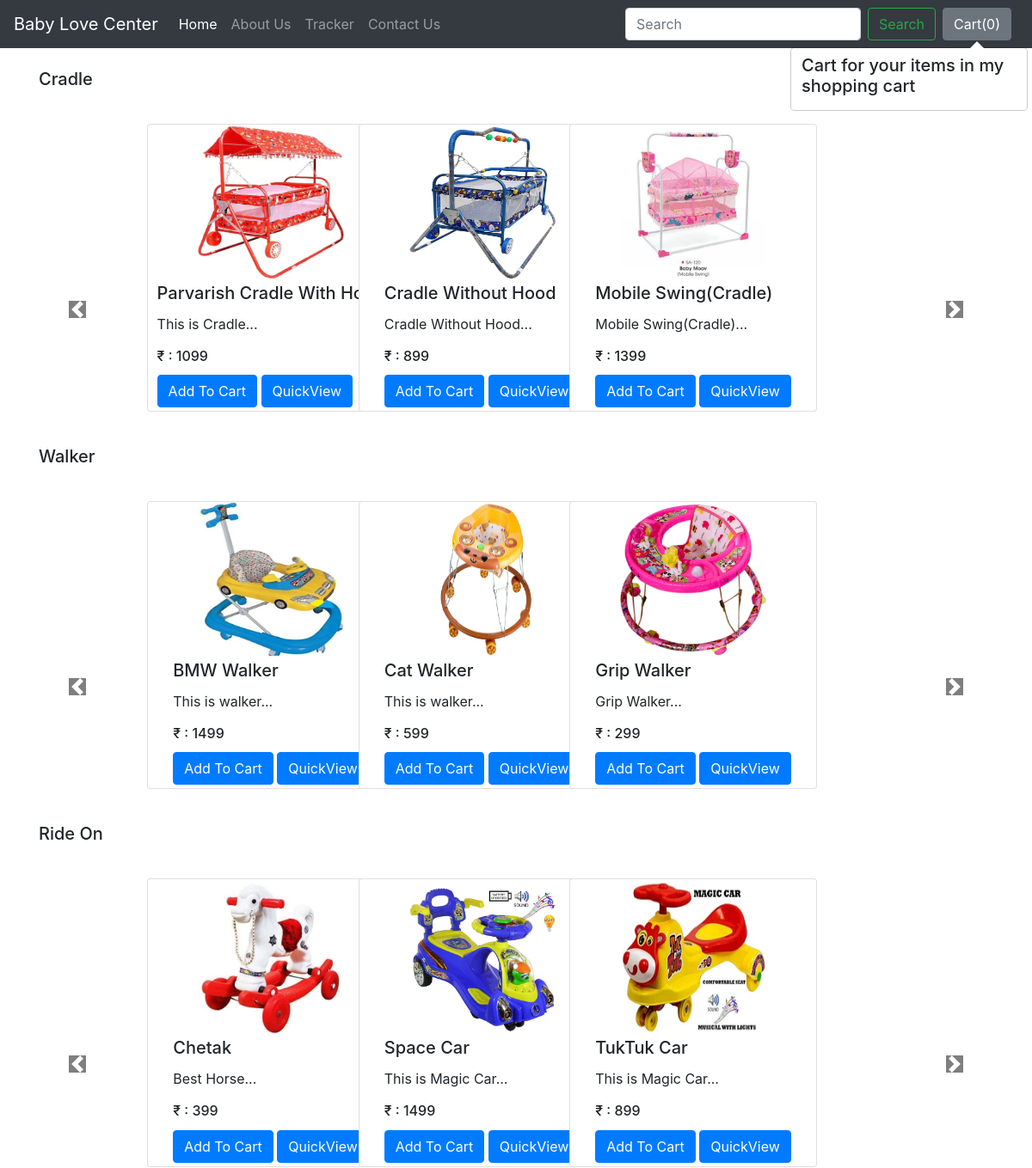
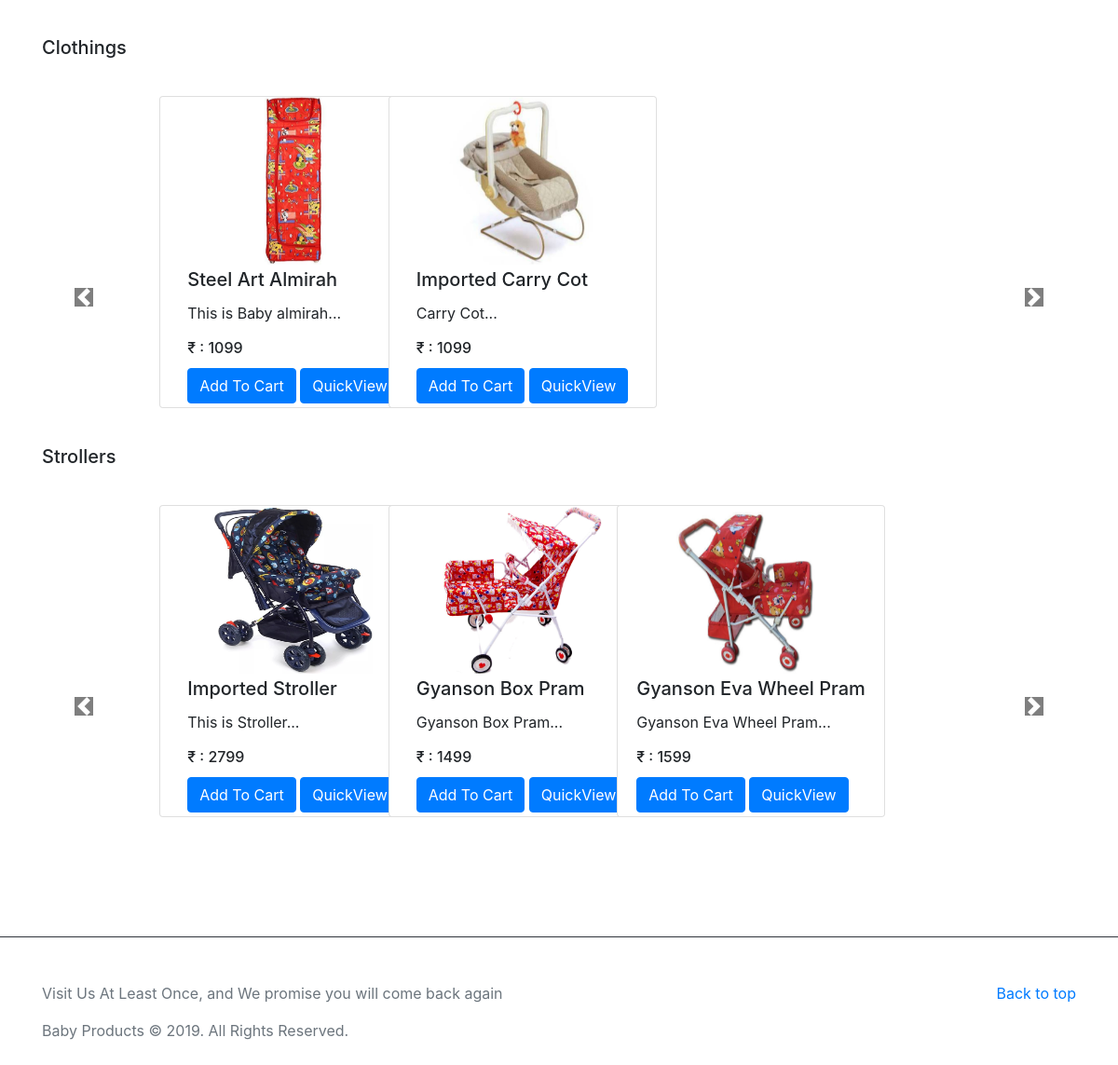
The page / on the database its author committed (2 pictures, top to bottom).
### BLC/models.py (models this page shows, shortened)
class Product(models.Model):
    product_id = models.AutoField
    product_name = models.CharField(max_length=50)
    category = models.CharField(max_length=50, default="")
    subcategory = models.CharField(max_length=50, default="")
    price = models.IntegerField(default=0)
    desc = models.CharField(max_length=300)
    pub_date = models.DateField()
    image = models.ImageField(upload_to='images', default="")

### BLC/views.py (the view)
# urls.py: path('', views.index, name= 'home'),
def index(request):
    allProds = []
    catprods = Product.objects.values('category', 'id')
    cats = {item['category'] for item in catprods}
    for cat in cats:
        prod = Product.objects.filter(category=cat)
        n = len(prod)
        nSlides = n // 4 + ceil((n / 4) - (n // 4))
        allProds.append([prod, range(1, nSlides), nSlides])
    params = {'allProds':allProds}
    return render(request, 'index.html', params)

### templates/index.html (shortened to what this page needs)
{% extends 'basic.html' %}
{% block body %}
{% load static %}
<div class="container">
    {% for product, range, nSlides in allProds %}
    <h5 class="my-4"> {{product.0.category}}</h5>
    <div class="row">
        <div id="demo{{forloop.counter}}" class="col carousel slide my-3" data-ride="carousel">
            <ul class="carousel-indicators">
                <li data-target="#demo{{forloop.counter}}" data-slide-to="0" class="active"></li>
                {% for i in range %}
                <li data-target="#demo{{forloop.parentloop.counter}}" data-slide-to="{{i}}"></li>
                {% endfor %}
            </ul>
            <div class="container carousel-inner no-padding">
                <div class="carousel-item active">
                    {% for i in product %}
                    <div class="col-xs-3 col-sm-3 col-md-3 style="width: 110%;">
                        <div class="card align-items-center" style="width: 288px;">
                            <img src='/media/{{i.image}}' class="card-img-top" alt="...">
                            <div class="card-body">
                                <h5 class="card-title" id="namepr{{i.id}}">{{i.product_name}}</h5>
                                <p class="card-text">{{i.desc|slice:"0:53"}}...</p>
                                 <h6 class="card-title" >₹ : <span id= "pricepr{{i.id}}">{{i.price}}</span></h6>
                                <span id="divpr{{i.id}}" class="divpr">
                                    <button id="pr{{i.id}}" class="btn btn-primary cart">Add To Cart</button>
                                </span>
                                <a href="/products/{{i.id}}"><button id="qv{{i.id}}" class="btn btn-primary cart">QuickView</button></a>
                            </div>
                        </div>
                    </div>
                    {% if forloop.counter|divisibleby:3 and forloop.counter > 0 and not forloop.last %}
                </div>
                <div class="carousel-item">
                    {% endif %}
                    {% endfor %}
                </div>
            </div>
        </div>
        <a class="carousel-control-prev" href="#demo{{forloop.counter}}" data-slide="prev">
            <span class="carousel-control-prev-icon"></span>
        </a>
        <a class="carousel-control-next" href="#demo{{forloop.counter}}" data-slide="next">
            <span class="carousel-control-next-icon"></span>
        </a>
    </div>
    {% endfor %}
</div>
{% endblock %}

### templates/basic.html (shortened to what this page needs)
<!doctype html>
<html lang="en">
  <head>
    <link rel="stylesheet" href="https://stackpath.bootstrapcdn.com/bootstrap/4.2.1/css/bootstrap.min.css">
  </head>
  <body>
    <nav class="navbar navbar-expand-lg navbar-dark bg-dark">
  <a class="navbar-brand" href="/">Baby Love Center</a>
  <div class="collapse navbar-collapse" id="navbarSupportedContent">
    <ul class="navbar-nav mr-auto">
      <li class="nav-item active">
        <a class="nav-link" href="/">Home <span class="sr-only">(current)</span></a>
      </li>
      <li class="nav-item">
        <a class="nav-link" href="/about">About Us</a>
      </li>
      <li class="nav-item">
        <a class="nav-link" href="/tracker">Tracker</a>
      </li>
      <li class="nav-item">
        <a class="nav-link" href="/contact">Contact Us</a>
      </li>
    </ul>
    <form method= 'get' action='/search/' class="form-inline my-2 my-lg-0">
      <input class="form-control mr-sm-2" type="search" placeholder="Search" aria-label="Search" name='search' id='search'>
      <button class="btn btn-outline-success my-2 my-sm-0" type="submit">Search</button>
    </form>
    <button type="button" class="btn btn-secondary mx-2" id="popcart" data-container="body" data-toggle="popover" data-placement="bottom" data-html="true" data-content="Vivamus
sagittis lacus vel augue laoreet rutrum faucibus.">
  Cart(<span id="cart">0</span>)
</button>
  </div>
</nav>
  {% block body %} {% endblock %}
    <br>
  <br>
  <br>
  <br>
  <b>
    <hr class="bg-dark"></b>
  <footer class="text-muted my-5">
    <div class="container">
      <p class="float-right">
        <a href="#">Back to top</a>
      </p>
      <p>Visit Us At Least Once, and We promise you will come back again </p>
      <p>Baby Products © 2019. All Rights Reserved.</p>
    </div>
  </footer>
  </body>
</html>

### rows shown on the page
Product: category "Cradle", image (picture), product_name "Parvarish Cradle With Hood", desc "This is Cradle", price "1099"
Product: image (picture), product_name "Cradle Without Hood", desc "Cradle Without Hood", price "899"
Product: image (picture), product_name "Mobile Swing(Cradle)", desc "Mobile Swing(Cradle)", price "1399"
Product: category "Walker", image (picture), product_name "BMW Walker", desc "This is walker", price "1499"
Product: image (picture), product_name "Cat Walker", desc "This is walker", price "599"
Product: image (picture), product_name "Grip Walker", desc "Grip Walker", price "299"
Product: category "Ride On", image (picture), product_name "Chetak", desc "Best Horse", price "399"
Product: image (picture), product_name "Space Car", desc "This is Magic Car", price "1499"
Product: image (picture), product_name "TukTuk Car", desc "This is Magic Car", price "899"
Product: category "Clothings", image (picture), product_name "Steel Art Almirah", desc "This is Baby almirah", price "1099"
Product: image (picture), product_name "Imported Carry Cot", desc "Carry Cot", price "1099"
Product: category "Strollers", image (picture), product_name "Imported Stroller", desc "This is Stroller", price "2799"
Product: image (picture), product_name "Gyanson Box Pram", desc "Gyanson Box Pram", price "1499"
Product: image (picture), product_name "Gyanson Eva Wheel Pram", desc "Gyanson Eva Wheel Pram", price "1599"
